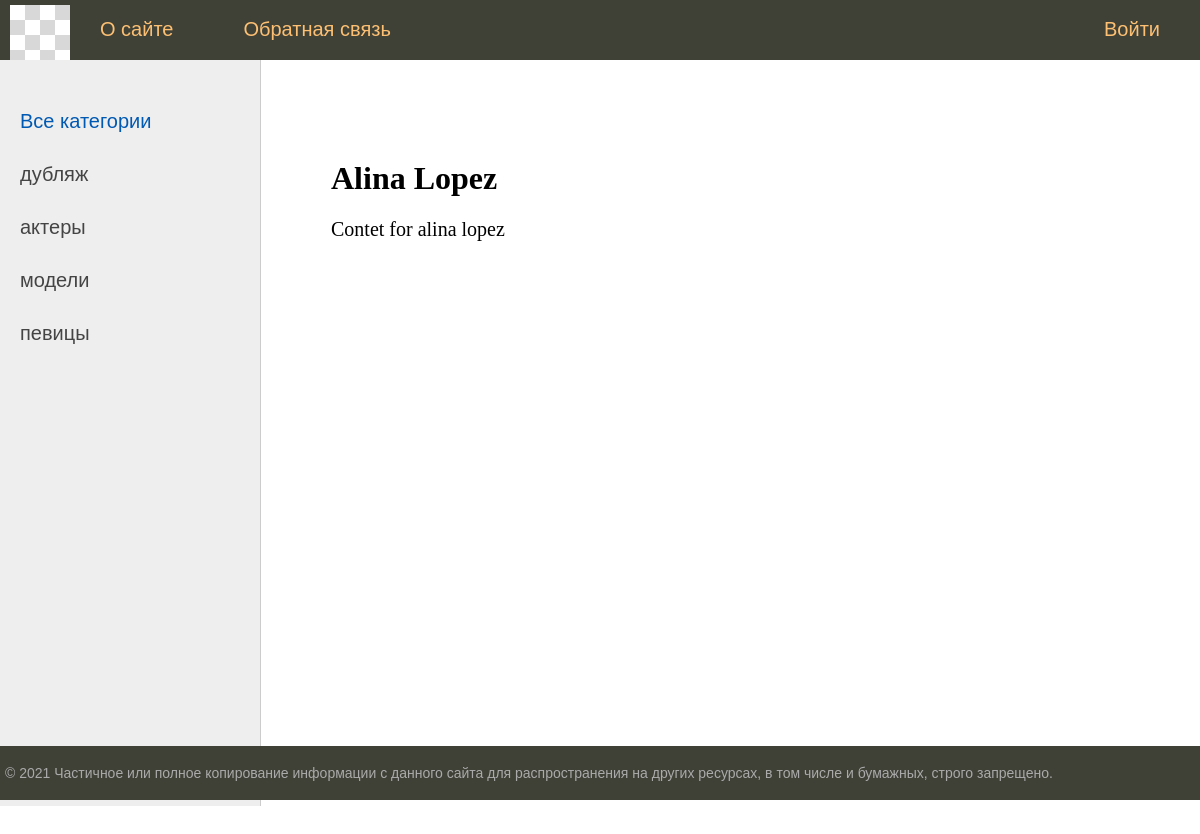
Before: /post/alinalopez with the older database file.
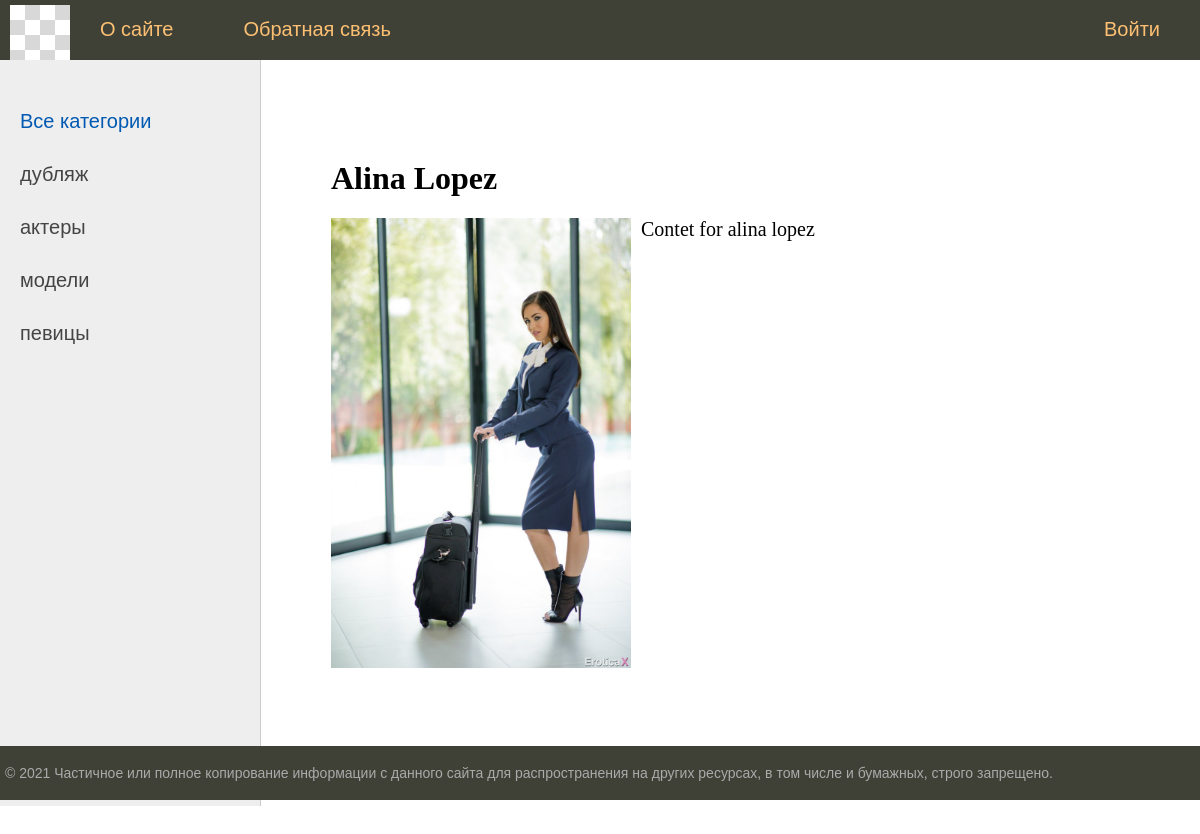
After: the same page with the newer database file.
### substation/models.py (models this page shows, shortened)
class Testing(models.Model):
    title = models.CharField(max_length=255, verbose_name='Заголовок')
    slug = models.SlugField(max_length=255, unique=True, db_index=True, verbose_name="URL")
    content = models.TextField(blank=True)
    photo = models.ImageField(upload_to="photos/%y/%m/%d/", verbose_name='Фотография')
    time_create = models.DateTimeField(auto_now_add=True, verbose_name='Время создания')
    time_update = models.DateTimeField(auto_now=True, verbose_name='Время обновления')
    is_published = models.BooleanField(default=True, verbose_name='Опубликовано')
    cat = models.ForeignKey('Category', on_delete=models.PROTECT, null=True, verbose_name='Категория')
    def __str__(self):
        return self.title
    class Meta:
        verbose_name = 'Известные женщины'
        verbose_name_plural = 'Известные женщины'
        ordering = ['time_create', 'title']

### substation/views.py (the view)
# urls.py: path('post/<slug:post_slug>', ShowPost.as_view(), name="post"),
class ShowPost(DataMixin, DetailView):
    model = Testing
    template_name = 'substation/post.html'
    slug_url_kwarg = 'post_slug'
    context_object_name = 'post'
    def get_context_data(self, *, object_list=None, **kwargs):
        context = super().get_context_data(**kwargs)
        c_def = self.get_user_context(title=context['post'])
        context = dict(list(context.items()) + list(c_def.items()))
        return context

### substation/models.py (called while the page is built)
    def get_absolute_url(self):
        return reverse('category', kwargs={'cat_slug': self.slug})

### substation/utils.py (called while the page is built)
    def get_user_context(self, **kwargs):
        context = kwargs
        cats = Category.objects.all()
        user_menu = menu.copy()
        if not self.request.user.is_authenticated:
            user_menu.pop(1)
        context['menu'] = user_menu
        context['cats'] = cats
        if 'cat_selected' not in context:
            context['cat_selected'] = 0
        return context

### templates/substation/post.html
{% extends 'substation/base.html' %}
{% block content %}
<h1>{{ post.title }}</h1>
    {% if post.photo %}
        <p><img class="img-article-left" src="{{ post.photo.url }}"></p>
    {% endif %}
{{ post.content|linebreaks }}
{% endblock %}

### templates/substation/base.html (shortened to what this page needs)
{% load static %}
{% load testing_tags %}
<!DOCTYPE html>
<html>
<head>
	<link type="text/css" href="{% static 'substation/css/styles.css' %}" rel="stylesheet" />
</head>
<body>
<table class="table-page" border=0 cellpadding="0" cellspacing="0">
<tr><td valign=top>
<div class="header">
    <ul id="mainmenu" class="mainmenu">
    <li class="logo"><a href="{% url 'home' %}"><div class="logo"></div></a></li>
        {% block mainmenu %}
        {% for m in menu %}
            {% if not forloop.last %}
                    <li><a href="{% url m.url_name %}">{{m.title}}</a></li>
            {% else %}
                    <li class="last"><a href="{% url m.url_name %}">{{m.title}}</a></li>
            {% endif %}
        {% endfor %}
        {% endblock mainmenu %}
    </ul>
</div>
<table class="table-content" border=0 cellpadding="0" cellspacing="0">
<tr>
	<td valign="top" class="left-chapters">
	<ul id="leftchapters">
        {% if cat_selected == 0 %}
            <li class="selected">Все категории</li>
        {% else%}
            <li class="selected"><a href="{% url 'home' %}">Все категории</a></li>
        {% endif %}
        {% for c in cats %}
            {% if c.pk == cat_selected %}
                <li class="selected">{{ c.name }}</li>
            {% else %}
                <li><a href="{{ c.get_absolute_url }}">{{ c.name }}</a></li>
            {% endif %}
        {% endfor %}
	</ul>
</td>
<td valign="top" class="content">
	<div class="content-text">
{% block content %}
{% endblock %}
	</div>
</td></tr></table>
</td></tr>
<tr><td valign=top>
	<div id="footer">
		<p>&copy; 2021 Частичное или полное копирование информации с данного сайта для распространения на других ресурсах, в том числе и бумажных, строго запрещено.</p>
	</div>
</td></tr></table>
</body>
</html>

Changed rows visible on the page:
changed Testing "Alina Lopez": photo: picture added
